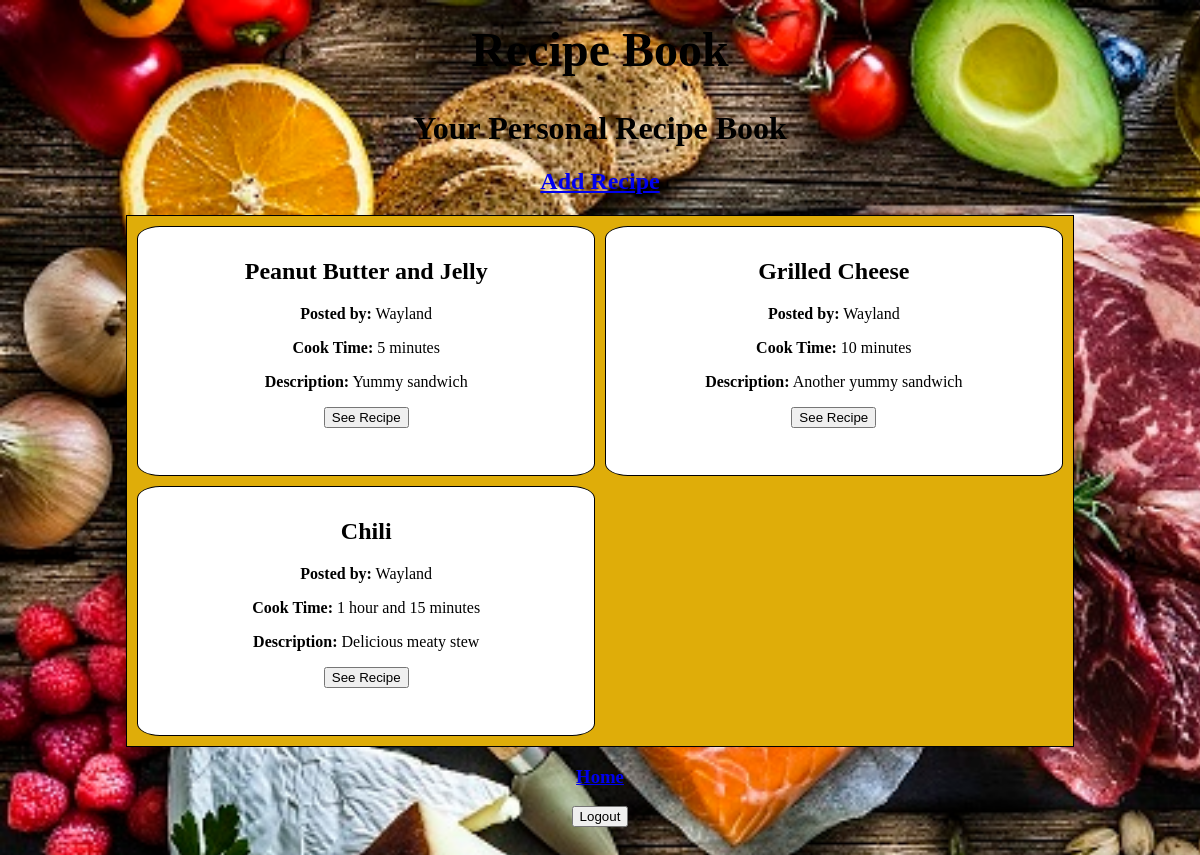
Screenshot of /view/personal_recipebook.php (signed in) with the database file from the repository.
### tables this page shows
CREATE TABLE recipes (
  RecipeNo int(11) AUTO_INCREMENT PRIMARY KEY,
  RecipeName varchar(50) NOT NULL,
  RecipeDescription varchar(100) NOT NULL,
  RecipeSteps varchar(300) NOT NULL,
  RecipeCookTime varchar(30) NOT NULL,
  Ingredient1 varchar(30) NOT NULL,
  Ingredient2 varchar(30),
  Ingredient3 varchar(30),
  Ingredient4 varchar(30),
  Ingredient5 varchar(30),
  Ingredient6 varchar(30),
  Ingredient7 varchar(30),
  Ingredient8 varchar(30),
  Ingredient9 varchar(30),
  Ingredient10 varchar(30),
  IsPublic int(1) NOT NULL,
  ImgFile varchar(50),
  UserNo int(11) NOT NULL,
  FOREIGN KEY (UserNo) REFERENCES users(UserNo)
);

CREATE TABLE users (
  UserNo int(11) AUTO_INCREMENT PRIMARY KEY,
  Username varchar(20) NOT NULL,
  UserEmail varchar(50) NOT NULL,
  UserPassword varchar(255) NOT NULL
);

### model/recipe_db.php (called while the page is built, shortened)
<?php
require_once('database.php');
class RecipeDB
{
    public static function getRecipesForUser($userNo)
    {
        $db = new Database();
        $dbConn = $db->getDbConn();
        if ($dbConn) {
            $stmt = $dbConn->prepare('SELECT recipes.*
                                      FROM recipes
                                      INNER JOIN user_recipes
                                      ON recipes.recipeNo = user_recipes.recipeNo
                                      WHERE user_recipes.userNo = ?');
            $stmt->bind_param('i', $userNo);
            $stmt->execute();
            return $stmt->get_result();
        } else {
            return false;
        }
    }
}

### controller/recipe_controller.php (called while the page is built, shortened)
<?php
include_once('recipe.php');
include_once('../model/recipe_db.php');
class RecipeController
{
    public static function getAllRecipesForUser($userNo)
    {
        $queryRes = Model\RecipeDB::getRecipesForUser($userNo);
        if ($queryRes) {
            $recipes = array();
            foreach ($queryRes as $row) {
                $recipes[] = new Recipe(
                    $row['RecipeNo'],
                    $row['RecipeName'],
                    $row['RecipeDescription'],
                    $row['RecipeSteps'],
                    $row['RecipeCookTime'],
                    $row['Ingredient1'],
                    $row['Ingredient2'],
                    $row['Ingredient3'],
                    $row['Ingredient4'],
                    $row['Ingredient5'],
                    $row['Ingredient6'],
                    $row['Ingredient7'],
                    $row['Ingredient8'],
                    $row['Ingredient9'],
                    $row['Ingredient10'],
                    $row['IsPublic'],
                    $row['ImgFile'],
                    $row['UserNo']
                );
            }
            return $recipes;
        } else {
            return false;
        }
    }
}

### model/database.php (called while the page is built, shortened)
<?php
class Database {
    private $host = 'recipebookecpi.c47mokqvnpkx.us-east-1.rds.amazonaws.com';
    private $dbname = 'recipeBook';
    private $username = 'recipebook';
    private $password = 'ecpi2021';
    function __construct() {
        $this->conn = mysqli_connect($this->host,
            $this->username, $this->password, $this->dbname);
    }
}

### controller/recipe.php (called while the page is built, shortened)
<?php
class Recipe {
    private $recipeName;
    private $recipeDescription;
    private $recipeCookTime;
    private $userNo;
    public function __construct($recipeNo, $recipeName, $recipeDescription, $recipeSteps, $recipeCookTime, $ingredient1, $ingredient2,
                                $ingredient3, $ingredient4, $ingredient5, $ingredient6, $ingredient7, $ingredient8, $ingredient9,
                                $ingredient10, $isPublic, $imgFile, $userNo ) {
        $this->recipeName = $recipeName;
        $this->recipeDescription = $recipeDescription;
        $this->recipeCookTime = $recipeCookTime;
        $this->userNo = $userNo;
    }
    public function getRecipeName() {
        return $this->recipeName;
    }
    public function getRecipeDescription() {
        return $this->recipeDescription;
    }
    public function getRecipeCookTime() {
        return $this->recipeCookTime;
    }
    public function getUserNo() {
        return $this->userNo;
    }
}

### model/user_db.php (called while the page is built, shortened)
<?php
require_once('database.php');
class UsersDB {
    public static function getUser($userNo) {
        $db = new Database();
        $dbConn = $db->getDbConn();
        if ($dbConn) {
            $stmt = $dbConn->prepare('SELECT *
                                      FROM users
                                      WHERE users.userNo = ?');
            $stmt->bind_param('i', $userNo);
            $stmt->execute();
            return $stmt->get_result()->fetch_assoc();
        } else {
            return false;
        }
    }
}

### controller/user_controller.php (called while the page is built, shortened)
<?php
require_once('../model/user_db.php');
require_once('user.php');
require_once('recipe.php');
class UserController
{
    private static function rowToUser($row)
    {
        $user = new User($row['Username'],
                         $row['UserEmail'],
                         $row['UserPassword']
        );
        $user->setUserNo($row['UserNo']);
        return $user;
    }
    public static function getUserByNo($userNo)
    {
        $queryRes = Model\UsersDB::getUser($userNo);
        if ($queryRes) {
            return self::rowToUser($queryRes);
        } else {
            return false;
        }
    }
}

### controller/user.php (called while the page is built, shortened)
<?php
class User {
    private $username;
    public function __construct($username = null, $email, $password)
    {
        $this->username = $username;
    }
    public function getUsername() {
        return $this->username;
    }
}

### view/personal_recipebook.php (the view, shortened to what this page needs)
<?php
require_once('../controller/user.php');
require_once('../controller/user_controller.php');
require_once('../controller/recipe.php');
require_once('../controller/recipe_controller.php');
$recipes = Controller\RecipeController::getAllRecipesForUser($_SESSION['userNo']);
?>
<html>
<head>
    <link rel="stylesheet" type="text/css" href="styles.css" />
</head>
<body class="personal_recipebook_body">
    <h1 class="title site_title">Recipe Book</h1>
    <h1 class="title">Your Personal Recipe Book</h1>
    <h2><a href="./add_update_recipe.php">Add Recipe</a></h2>
    <table>
    <?php if ($recipes) {
        foreach ($recipes as $recipe) {
        $index = array_search($recipe, $recipes); ?>
        <?php if($index % 2 == 0) { ?>
        <tr>
        <td class="recipeBlock">
            <h2><?php echo $recipe->getRecipeName(); ?></h2>
            <p><b>Posted by:</b> <?php echo Controller\UserController::getUserByNo($recipe->getUserNo())->getUsername(); ?></p>
            <p><b>Cook Time:</b> <?php echo $recipe->getRecipeCookTime(); ?></p>
            <p><b>Description:</b> <?php echo $recipe->getRecipeDescription(); ?></p>
            <form method="POST">
                <input type="submit" value="See Recipe" name="goToRecipe" />
            </form>
        </td>
        <?php } else { ?>
        <td class="recipeBlock">
            <h2><?php echo $recipe->getRecipeName(); ?></h2>
            <p><b>Posted by:</b> <?php echo Controller\UserController::getUserByNo($recipe->getUserNo())->getUsername(); ?></p>
            <p><b>Cook Time:</b> <?php echo $recipe->getRecipeCookTime(); ?></p>
            <p><b>Description:</b> <?php echo $recipe->getRecipeDescription(); ?></p>
            <form method="POST">
                <input type="submit" value="See Recipe" name="goToRecipe" />
            </form>
        </td>
        </tr>
        <?php }; }; ?>
    <?php }; ?>
    </table>
    <h3><a href="home.php">Home</a></h3>
    <form method='POST'>
        <input type="submit" value="Logout" name="logout">
    </form>
</body>
</html>

### view/styles.css (style rules this page uses)
body { padding: 0.9em 0; margin: 0.5em; text-align: center; background: rgb(78, 170, 86); border-radius: 50%; }
table { border: 1px solid black; border-collapse: collapse; margin: 1em auto; width: 80%; background: #dfad09; border-collapse: separate; border-spacing: 10px; }
td, th { border: 1px dashed black; padding: .2em .5em .2em .5em; text-align: left; }
.recipeBlock, .noRecipesBlock { border: 1px solid black; border-radius: 5%; background-color: sandybrown; height: 250px; width: 45%; margin: 5%; background: white; text-align: center; }
.site_title { font-size: 3em; }
.personal_recipebook_body { background-image: url("../images/page_images/Page4.jpg"); background-repeat: no-repeat; background-size: cover; }
.title { text-align: center; }

### rows the page displays
recipes: RecipeName "Peanut Butter and Jelly", UserNo.UserNo "Wayland", RecipeCookTime "5 minutes", RecipeDescription "Yummy sandwich"
recipes: RecipeName "Grilled Cheese", UserNo.UserNo "Wayland", RecipeCookTime "10 minutes", RecipeDescription "Another yummy sandwich"
recipes: RecipeName "Chili", UserNo.UserNo "Wayland", RecipeCookTime "1 hour and 15 minutes", RecipeDescription "Delicious meaty stew"
